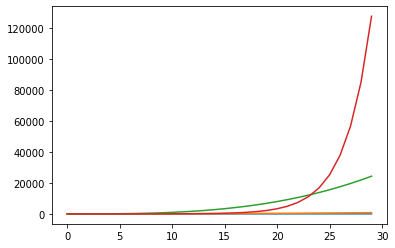

This chart was generated by the following Python code:
# -*- coding: utf-8 -*-
import pylab as plt

mySamples = []
myLinear = []
myQuadratic = []
myCubic = []
myExponential = []

for i in range(0, 30):
    mySamples.append(i)
    myLinear.append(i)
    myQuadratic.append(i**2)
    myCubic.append(i**3)
    myExponential.append(1.5**i)

plt.plot(mySamples, myLinear)

plt.plot(mySamples, myQuadratic)

plt.plot(mySamples, myCubic)

plt.plot(mySamples, myExponential)
